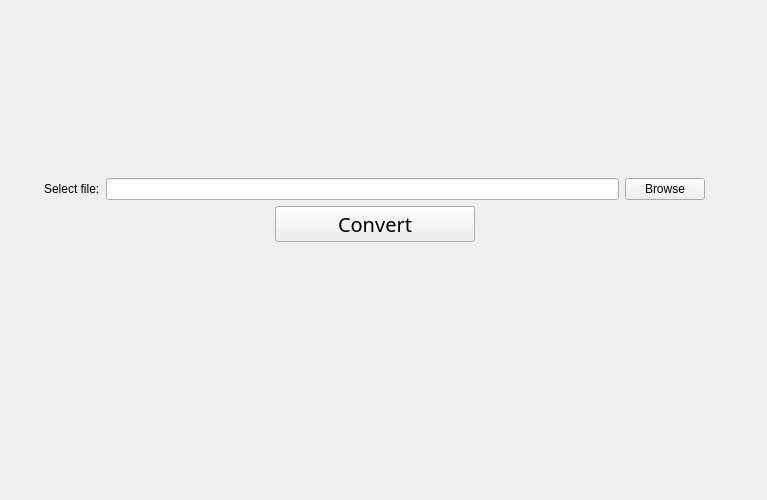
<?xml version="1.0" encoding="UTF-8"?>
<ui version="4.0">
 <class>donelabel</class>
 <widget class="QWidget" name="donelabel">
  <property name="geometry">
   <rect>
    <x>0</x>
    <y>0</y>
    <width>767</width>
    <height>500</height>
   </rect>
  </property>
  <property name="windowTitle">
   <string>Form</string>
  </property>
  <widget class="QWidget" name="verticalLayoutWidget">
   <property name="geometry">
    <rect>
     <x>44</x>
     <y>62</y>
     <width>661</width>
     <height>321</height>
    </rect>
   </property>
   <layout class="QVBoxLayout" name="verticalLayout">
    <item>
     <spacer name="verticalSpacer">
      <property name="orientation">
       <enum>Qt::Vertical</enum>
      </property>
      <property name="sizeHint" stdset="0">
       <size>
        <width>20</width>
        <height>40</height>
       </size>
      </property>
     </spacer>
    </item>
    <item>
     <layout class="QHBoxLayout" name="horizontalLayout">
      <item>
       <widget class="QLabel" name="fileselectlabel">
        <property name="text">
         <string>Select file:</string>
        </property>
       </widget>
      </item>
      <item>
       <widget class="QLineEdit" name="fileselectlineEdit"/>
      </item>
      <item>
       <widget class="QPushButton" name="fileselectbrowsebutton">
        <property name="text">
         <string>Browse</string>
        </property>
       </widget>
      </item>
     </layout>
    </item>
    <item>
     <layout class="QHBoxLayout" name="horizontalLayout_2">
      <item>
       <spacer name="horizontalSpacer_2">
        <property name="orientation">
         <enum>Qt::Horizontal</enum>
        </property>
        <property name="sizeHint" stdset="0">
         <size>
          <width>40</width>
          <height>20</height>
         </size>
        </property>
       </spacer>
      </item>
      <item>
       <widget class="QPushButton" name="convertbutton">
        <property name="sizePolicy">
         <sizepolicy hsizetype="Minimum" vsizetype="Fixed">
          <horstretch>0</horstretch>
          <verstretch>0</verstretch>
         </sizepolicy>
        </property>
        <property name="minimumSize">
         <size>
          <width>200</width>
          <height>0</height>
         </size>
        </property>
        <property name="font">
         <font>
          <family>Ebrima</family>
          <pointsize>15</pointsize>
         </font>
        </property>
        <property name="text">
         <string>Convert</string>
        </property>
       </widget>
      </item>
      <item>
       <spacer name="horizontalSpacer">
        <property name="orientation">
         <enum>Qt::Horizontal</enum>
        </property>
        <property name="sizeHint" stdset="0">
         <size>
          <width>40</width>
          <height>20</height>
         </size>
        </property>
       </spacer>
      </item>
     </layout>
    </item>
    <item>
     <layout class="QHBoxLayout" name="horizontalLayout_3">
      <item>
       <spacer name="horizontalSpacer_4">
        <property name="orientation">
         <enum>Qt::Horizontal</enum>
        </property>
        <property name="sizeHint" stdset="0">
         <size>
          <width>40</width>
          <height>20</height>
         </size>
        </property>
       </spacer>
      </item>
      <item>
       <widget class="QLabel" name="donelabel_2">
        <property name="font">
         <font>
          <pointsize>12</pointsize>
         </font>
        </property>
        <property name="text">
         <string> </string>
        </property>
       </widget>
      </item>
      <item>
       <spacer name="horizontalSpacer_3">
        <property name="orientation">
         <enum>Qt::Horizontal</enum>
        </property>
        <property name="sizeHint" stdset="0">
         <size>
          <width>40</width>
          <height>20</height>
         </size>
        </property>
       </spacer>
      </item>
     </layout>
    </item>
    <item>
     <spacer name="verticalSpacer_2">
      <property name="orientation">
       <enum>Qt::Vertical</enum>
      </property>
      <property name="sizeHint" stdset="0">
       <size>
        <width>20</width>
        <height>40</height>
       </size>
      </property>
     </spacer>
    </item>
   </layout>
  </widget>
 </widget>
 <resources/>
 <connections/>
</ui>
